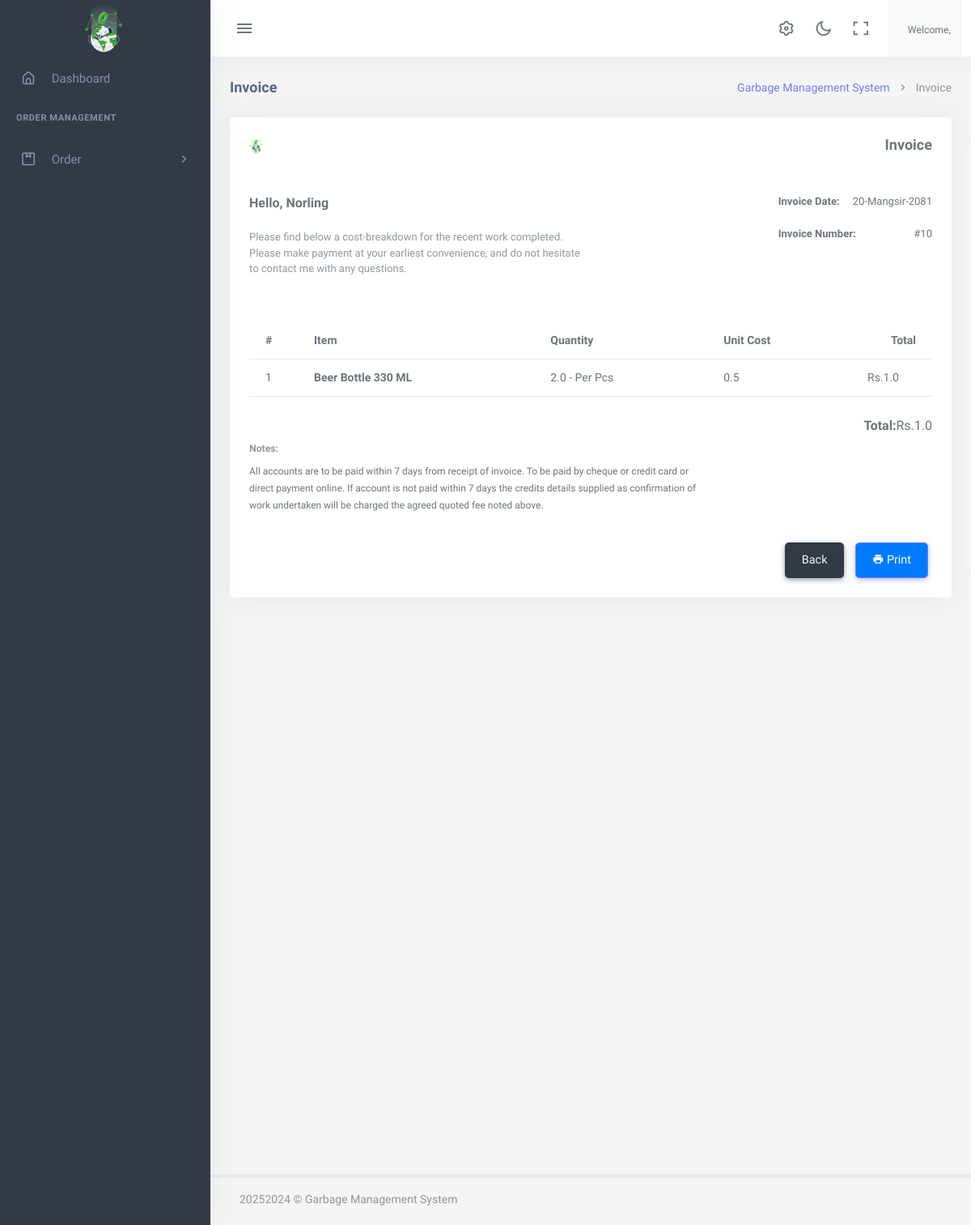
Page /sales/invoice/10 on the committed database.
### app2/models.py (models this page shows)
class AboutUS(models.Model):
    company_name=models.CharField(max_length=100)
    logo= models.ImageField(upload_to='logoimage/')
    address = models.CharField(max_length=1000)
    email = models.EmailField()
    contactNo= models.CharField(max_length=15)
    class Meta:
        ordering =['-id']

class Customers(models.Model):
    companyName=models.CharField(max_length=200)
    ownerName=models.CharField(max_length=200)
    address=models.CharField(max_length=200)
    phoneNo=models.PositiveBigIntegerField()
    def __str__(self):
        return self.ownerName
    class Meta:
        ordering =['-id']

### products/models.py (models this page shows, shortened)
class Invoice(models.Model):
    transaction = models.CharField(max_length = 250, default=generate_transaction_id, editable=False)
    customer = models.ForeignKey(Customers, on_delete=models.CASCADE,related_name='Customers',null=True,blank=True)
    total = models.FloatField(default= 0)
    date_created = models.CharField(max_length=50,default=nepali_datetime.date.today().strftime("%d-%B-%Y"), editable=False)
    class Meta:
        ordering =['-id',]

class Invoice_Item(models.Model):
    invoice = models.ForeignKey(Invoice, on_delete=models.CASCADE, null=True, blank=True, related_name='invoice_items')
    product = models.ForeignKey(Product, on_delete=models.CASCADE)
    price = models.FloatField(default=0)
    quantity = models.FloatField(default=0)
    def get_cost(self):
        return self.quantity * self.price

class Product(models.Model):
    category = models.ForeignKey(Category, on_delete = models.CASCADE, related_name = 'product_category')
    product_name = models.CharField(max_length = 150)
    product_image = models.ImageField(upload_to='productimage/')
    previous_rate = models.FloatField(default=0)
    rate = models.FloatField()
    unit  = models.ForeignKey(Unit, on_delete= models.SET_NULL, null =True, blank=True, related_name ='product_unit')
    slug = AutoSlugField(populate_from ='product_name')
    order_number = models.IntegerField(null=True, blank=True, default=1)
    class Meta:
        ordering =['order_number']
    def __str__(self):
        return self.product_name

class Unit(models.Model):
    unit_name = models.CharField(max_length=50)
    def __str__(self):
        return self.unit_name

### app2/views.py (the view)
# urls.py: path('sales/invoice/<int:id>', views.sales_invoice, name='sale_invoice'),
def sales_invoice(request,id=None):
    sales_instance = Invoice.objects.get(id=id)
    return render(request, 'app2/sales_invoice.html',{'sales_instance':sales_instance})

### app2/context_processors.py (called while the page is built)
def aboutus(request):
    pick_Up_Plans=Pick_Up_Plan.objects.all()
    aboutus = AboutUS.objects.first()
    return {'contact': aboutus,'details':pick_Up_Plans,'company':aboutus}

def usercount(request):
    totalClient = User.objects.filter(is_user= True).count
    return ({
        'totalClient':totalClient
    })

def invoice(request):
    received_orders = Order.objects.filter(order_status='received')
    paid_amount = received_orders.aggregate(total_cost=Sum('totalPrice'))['total_cost'] or 0
    order = Order.objects.all().count
    unreceived_orders = Order.objects.exclude(Q(order_status='received') | Q(order_status='pending'))
    unpaid_amount = unreceived_orders.aggregate(total_cost=Sum('totalPrice'))['total_cost'] or 0
    return({
        'paidamount':paid_amount,
        'totalOrders':order,
        'unpaidamount':unpaid_amount
    })

def notification(request):
    notifications = Pick_Up_Plan.objects.filter(date=datetime.today())
    return({
        'notifications':notifications
    })

def total_cashbook(request):
    dailytransactions_list = Daily.objects.all()
    grand_total = dailytransactions_list.aggregate(Sum('total'))['total__sum']
    return ({
        'grand_total':grand_total,
    })

### app2/templates/app2/sales_invoice.html (shortened to what this page needs)
{% extends 'app2/base.html' %}
{% load static %}
{% block body %}
<div class="content-page">
    <div class="content">
        <div class="container-fluid">
            <div class="row">
                <div class="col-12">
                    <div class="page-title-box">
                        <div class="page-title-right">
                            <ol class="breadcrumb m-0">
                                <li class="breadcrumb-item"><a href="javascript: void(0);">Garbage Management System</a></li>
                                <li class="breadcrumb-item active">Invoice</li>
                            </ol>
                        </div>
                        <h4 class="page-title">Invoice</h4>
                    </div>
                </div>
            </div>
            <div class="row">
                <div class="col-12">
                    <div class="card">
                        <div class="card-body">
                            <div class="clearfix">
                                <div class="float-start mb-3">
                                    <img src="{{company.logo.url}}" alt="dark logo" height="22">
                                </div>
                                <div class="float-end">
                                    <h4 class="m-0 d-print-none">Invoice</h4>
                                </div>
                            </div>
                            <div class="row">
                                <div class="col-sm-6">
                                    <div class="float-end mt-3">
                                        <p><b>Hello, {{sales_instance.customer}}</b></p>
                                        <p class="text-muted font-13">Please find below a cost-breakdown for the recent work completed. Please make payment at your earliest convenience, and do not hesitate to contact me with any questions.</p>
                                    </div>
                                </div>
                                <div class="col-sm-4 offset-sm-2">
                                    <div class="mt-3 float-sm-end">
                                        <p class="font-13"><strong>Invoice Date: </strong> &nbsp;&nbsp;&nbsp; {{sales_instance.date_created}}</p>
                                        <p class="font-13"><strong>Invoice Number: </strong> <span class="float-end">#{{sales_instance.id}}</span></p>
                                    </div>
                                </div>
                            </div>
                            <div class="row">
                                <div class="col-12">
                                    <div class="table-responsive">
                                        <table class="table mt-4">
                                            <thead>
                                            <tr><th>#</th>
                                                <th>Item</th>
                                                <th>Quantity</th>
                                                <th>Unit Cost</th>
                                                <th class="text-end">Total</th>
                                            </tr></thead>
                                            <tbody>
                                            {% for item in sales_instance.invoice_items.all %}
                                            <tr>
                                                <td>{{forloop.counter}}</td>
                                                <td>
                                                    <b>{{item.product}}</b>
                                                </td>
                                                <td>{{item.quantity}} - {{item.product.unit}}</td>
                                                <td>{{item.product.rate}}</td>
                                                <td>Rs.{{item.get_cost}}</td>
                                            </tr>
                                            {% endfor %}
                                            </tbody>
                                        </table>
                                    </div>
                                </div>
                            </div>
                            <div class="row">
                                <div class="col-sm-8">
                                    <div class="clearfix pt-3">
                                        <h6 class="text-muted">Notes:</h6>
                                        <small>
                                            All accounts are to be paid within 7 days from receipt of
                                            invoice. To be paid by cheque or credit card or direct payment
                                            online. If account is not paid within 7 days the credits details
                                            supplied as confirmation of work undertaken will be charged the
                                            agreed quoted fee noted above.
                                        </small>
                                    </div>
                                </div>
                                <div class="col-sm-4">
                                    <div class="float-end mt-3 mt-sm-0">
                                        <p><b>Total:</b> <span class="float-end">Rs.{{sales_instance.total}}</span></p>
                                    </div>
                                    <div class="clearfix"></div>
                                </div>
                            </div>
                            <div class="d-print-none mt-4">
                                <div class="text-end">
                                    <a href="{% url 'dashboard:sales' %}" class="btn btn-dark">Back</a>
                                    <a href="javascript:window.print()" class="btn btn-primary"><i class="mdi mdi-printer"></i> Print</a>
                                </div>
                            </div>
                        </div>
                    </div>
                </div>
            </div>
        </div>
    </div>
    <footer class="footer">
        <div class="container-fluid">
            <div class="row">
                <div class="col-md-6">
                    <script>document.write(new Date().getFullYear())</script>2024 © Garbage Management System
                </div>
            </div>
        </div>
    </footer>
</div>
{% endblock %}

### app2/templates/app2/base.html (shortened to what this page needs)
{% load static %}
<!DOCTYPE html>
<html lang="en">
    <head>
        <link rel="stylesheet" href="{% static 'app2/assets/vendor/jquery-toast-plugin/jquery.toast.min.css'%}">
        <link href="{% static 'app2/assets/css/app-saas.min.css'%}" rel="stylesheet" type="text/css" id="app-style" />
        <link href="{% static 'app2/assets/css/icons.min.css'%}" rel="stylesheet" type="text/css" />
        <link href="{% static 'app2/assets/vendor/bootstrap-datepicker/css/bootstrap-datepicker.min.css'%}" rel="stylesheet" type="text/css" />
        <link href="{% static 'app2/assets/vendor/select2/css/select2.min.css'%}" rel="stylesheet" type="text/css" />
        <link href="{% static 'app2/assets/vendor/datatables.net-bs5/css/dataTables.bootstrap5.min.css'%}" rel="stylesheet" type="text/css" />
        <link href="{% static 'app2/assets/vendor/datatables.net-responsive-bs5/css/responsive.bootstrap5.min.css'%}" rel="stylesheet" type="text/css" />
        <link href="{% static 'app2/assets/css/app-saas.min.css'%}" rel="stylesheet" type="text/css" id="app-style" />
        <link href="{% static 'app2/assets/css/icons.min.css'%}" rel="stylesheet" type="text/css" />
        <link rel="stylesheet" href="https://cdnjs.cloudflare.com/ajax/libs/font-awesome/6.0.0/css/all.min.css">
        <link href="https://cdn.jsdelivr.net/npm/summernote@0.8.16/dist/summernote-lite.min.css" rel="stylesheet">
    </head>
    <link rel="stylesheet" href="https://maxcdn.bootstrapcdn.com/font-awesome/4.7.0/css/font-awesome.min.css">
    <body>
        <div class="wrapper">
            <div class="navbar-custom">
                <div class="topbar container-fluid justify-content-between">
                    <div class="d-flex align-items-center  gap-lg-2 gap-1">
                        <button class="button-toggle-menu sm:float-end">
                            <i class="mdi mdi-menu"></i>
                        </button>
                    </div>
                    <ul class="topbar-menu d-flex align-items-center gap-3">
                        <li class="d-none d-sm-inline-block">
                            <a class="nav-link" data-bs-toggle="offcanvas" href="#theme-settings-offcanvas">
                                <i class="ri-settings-3-line font-22"></i>
                            </a>
                        </li>
                        <li class="d-none d-sm-inline-block">
                            <div class="nav-link" id="light-dark-mode" data-bs-toggle="tooltip" data-bs-placement="left" title="Theme Mode">
                                <i class="ri-moon-line font-22"></i>
                            </div>
                        </li>
                        <li class="d-none d-md-inline-block">
                            <a class="nav-link" href="#" data-toggle="fullscreen">
                                <i class="ri-fullscreen-line font-22"></i>
                            </a>
                        </li>
                        <li class="dropdown">
                            <a class="nav-link dropdown-toggle arrow-none nav-user px-2" data-bs-toggle="dropdown" href="#" role="button" aria-haspopup="false" aria-expanded="false">
                                <span class="d-lg-flex flex-column gap-1 d-none">
                                    <h6 class="my-0 fw-normal">Welcome, {{request.user.name}}</h6>
                                </span>
                            </a>
                        </li>
                    </ul>
                </div>
            </div>
            <div class="leftside-menu">
                <a href="{% url 'dashboard:index' %}" class="logo logo-light">
                    <span class="logo-lg">
                        <img src="{{company.logo.url}}" alt="logo" style="height: 64px;">
                    </span>
                </a>
                <div class="h-100" id="leftside-menu-container" data-simplebar>
                    <ul class="side-nav">
                        <li class="side-nav-item">
                            <a href="{% url 'dashboard:index' %}" class="side-nav-link">
                                <i class="uil-home-alt"></i>
                                <span> Dashboard </span>
                            </a>
                        </li>
                        <li class="side-nav-title">Order Management </li>
                        <li class="side-nav-item">
                            <a data-bs-toggle="collapse" href="#sidebarPages1" aria-expanded="false" aria-controls="sidebarPages" class="side-nav-link">
                                <i class="uil-package"></i>
                                <span> Order </span>
                                <span class="menu-arrow"></span>
                            </a>
                        </li>
                    </ul>
                </div>
            </div>
  {% block body %}
  {% endblock  %}
        <footer class="footer">
            <div class="container-fluid">
                <div class="row">
                    <div class="col-md-6">
                    </div>
                </div>
            </div>
        </footer>
    </div>
                        </body>
                        </html>

### app2/templates/app2/base.html (style rules this page uses)
p { font-size: 16px; margin-bottom: 20px; }
.btn { margin: 0 5px; padding: 10px 20px; border-radius: 5px; cursor: pointer; }
.btn-primary { background-color: #007bff; color: #fff; }

### rows in the picture
AboutUS: logo (picture)
Invoice: customer "Norling", date_created "20-Mangsir-2081", id "10", total "1.0"
Invoice_Item: product "Beer Bottle 330 ML", quantity "2.0", product.unit "Per Pcs", product.rate "0.5", get_cost "1.0"
